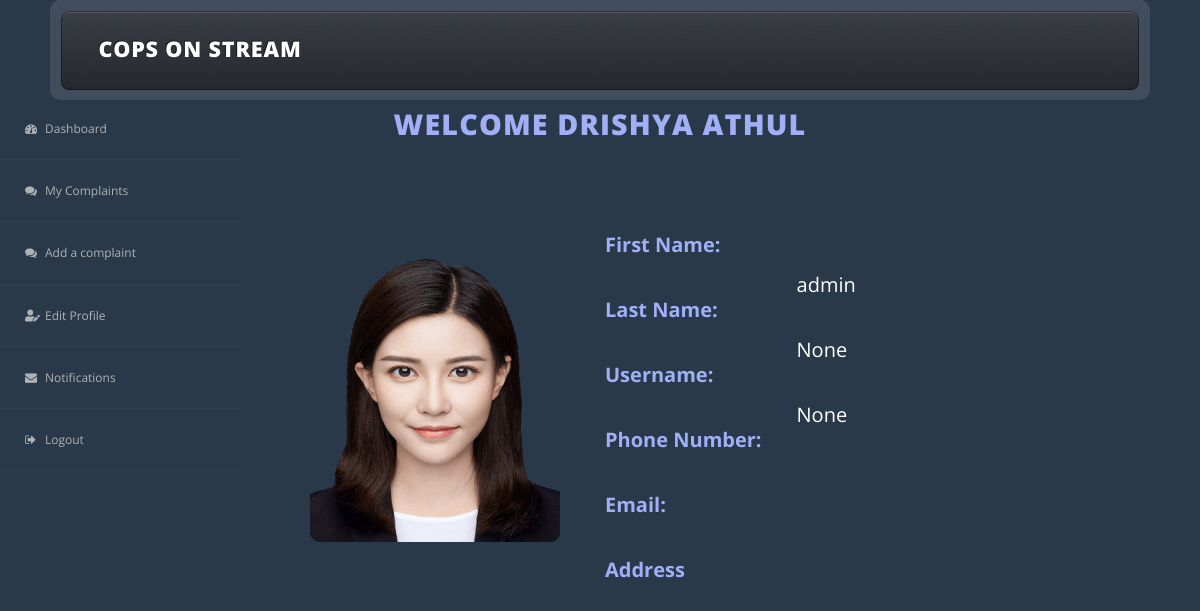
The page /my_profile/1 (signed in) on the database its author committed.
### cops_app/models.py (models this page shows, shortened)
class CustomUser(AbstractUser):
    phone=models.IntegerField(null=True,blank=True)
    address=models.CharField(max_length=50,null=True,blank=True)
    pic=models.FileField()
    rank=models.CharField(max_length=50,blank=True,null=True)
    badge_number=models.IntegerField(blank=True,null=True)
    age=models.IntegerField(blank=True,null=True)
    service_years=models.IntegerField(blank=True,null=True)
    position=models.CharField(max_length=50)
    user_type=models.IntegerField(null=True,blank=True)
    entry_choices=(('approved','approved'),
                   ('pending','pending'),
                   ('rejected','rejected')
    )
    entry=models.CharField(choices=entry_choices,max_length=50,default='pending',null=True,blank=True)

### cops_app/views.py (the view)
# urls.py: path('my_profile/<int:id>',views.my_profile,name='my_profile'),
@login_required(login_url='login')
def my_profile(request,id):
    data=CustomUser.objects.get(id=id)
    return render(request,'my_profile.html',{'data':data})

### templates/my_profile.html (shortened to what this page needs)
<!DOCTYPE HTML>
{% load static %}
<html>
	<head>
		<link rel="stylesheet" href="{% static 'css/main.css' %}" />
	</head>
	<body class="left-sidebar is-preload">
		<div id="page-wrapper">
				<div >
					<div class="container">
							<header id="header">
								<div class="inner">
										<h1><a href="index.html" id="logo">Cops On Stream</a></h1>
								</div>
							</header>
					</div>
				</div>
            <aside class="sidebar">
  <div id="leftside-navigation" class="nano">
    <ul class="nano-content">
      <li>
        <a href=""><i class="fa fa-dashboard"></i><span>Dashboard</span></a>
      </li>
      <li>
        <a href="{% url 'show_complaint' %}"><i class="fa fa-comments"></i><span>My Complaints</span></a>
      </li>
      <li>
        <a href="{% url 'file_complaint' id=user.id %}"><i class="fa fa-comments"></i><span>Add a complaint</span></a>
      </li>
      <li>
        <a href="{% url 'edit_user' id=user.id  %}"><i class="fas fa-user-edit"></i><span>Edit Profile</span></a>
      </li>
      <li>
        <a href="{% url 'notification' %}"><i class="fa fa-envelope"></i><span>Notifications</span></a>
      </li>
      <li>
        <a href="{% url 'log_out' %}"><i class="fa fa-sign-out"></i><span>Logout</span></a>
      </li>
    </ul>
  </div>
</aside>
            <h2 style="color:#a1aff7;text-align:center;margin-top:10px;">Welcome {{user.first_name}}&nbsp;{{user.last_name}}</h2>
                        <div style="padding-left:300px;padding-top:50px;" class="row">
            <div class="col-md-4">
                <img src="{{user.pic.url}}" style="margin:10px; height:300px; width:250px;">
            </div>
            <div class="col-md-8">
                <div class="row">
                <div class="col-md-6">
                    <p style="font-size:20px;"><strong style="color:#a1aff7;">First Name:</strong></p>
                    <p style="font-size:20px;"><strong style="color:#a1aff7;">Last Name:</strong></p>
                    <p style="font-size:20px;"><strong style="color:#a1aff7;">Username:</strong></p>
                    <p style="font-size:20px;"><strong style="color:#a1aff7;">Phone Number:</strong></p>
                    <p style="font-size:20px;"><strong style="color:#a1aff7;">Email:</strong></p>
                    <p style="font-size:20px;"><strong style="color:#a1aff7;">Address</strong></p>
                </div>
                <div class="col-md-6">
                    <p style="font-size:20px;">{{data.username}}</p>
                    <p style="font-size:20px;">{{data.phone}}</p>
                    <p style="font-size:20px;">{{data.address}}</p>
                </div>
                </div>
            </div>
        </div>
	</body>
</html>

### static/css/main.css (style rules this page uses)
html, body, div, span, applet, object, iframe, h1, h2, h3, h4, h5, h6, p, blockquote, pre, a, abbr, acronym, address, big, cite, code, del, dfn, em, img, ins, kbd, q, s, samp, small, strike, strong, sub, sup, tt, var, b, u, i, center, dl, dt, dd, ol, ul, li, fieldset, form, label, legend, table, caption, tbody, tfoot, thead, tr, th, td, article, aside, canvas, details, embed, figure, figcaption, footer, header, hgroup, menu, nav, output, ruby, section, summary, time, mark, audio, video { margin: 0; padding: 0; border: 0; font-size: 100%; font: inherit; vertical-align: baseline; }
article, aside, details, figcaption, figure, footer, header, hgroup, menu, nav, section { display: block; }
body { line-height: 1; }
ol, ul { list-style: none; }
body { -webkit-text-size-adjust: none; }
html { box-sizing: border-box; }
*, *:before, *:after { box-sizing: inherit; }
body { background: #303238 url("images/bg01.png"); }
body, input, select, textarea { font-family: 'Open Sans', sans-serif; color: #7b818c; font-weight: 400; font-size: 11pt; line-height: 1.85em; }
a { color: inherit; text-decoration: underline; }
h1, h2, h3, h4, h5, h6 { text-transform: uppercase; font-weight: 800; letter-spacing: 0.04em; color: #404248; margin: 0 0 1em 0; }
h1 a, h2 a, h3 a, h4 a, h5 a, h6 a { color: inherit; text-decoration: none; outline: 0; }
h2 { font-size: 2em; margin: 0 0 1.5em 0; line-height: 1em; }
b, strong { color: #404248; font-weight: 700; }
i, em { font-style: italic; }
p, ul, ol, dl, table { margin-bottom: 2em; }
.container { margin: 0 auto; max-width: calc(100% - 100px); width: 1200px; }
@media screen and (max-width: 1280px) { .container { width: 100%; } }
.row { display: flex; flex-wrap: wrap; box-sizing: border-box; align-items: stretch; }
.row > * { box-sizing: border-box; }
.row { margin-top: -50px; margin-left: -50px; }
.row > * { padding: 50px 0 0 50px; }
@media screen and (max-width: 1280px) { .row { display: flex; flex-wrap: wrap; box-sizing: border-box; align-items: stretch; } }
@media screen and (max-width: 1280px) { .row > * { box-sizing: border-box; } }
@media screen and (max-width: 1280px) { .row { margin-top: -35px; margin-left: -35px; } }
@media screen and (max-width: 1280px) { .row > * { padding: 35px 0 0 35px; } }
header { margin: 0 0 2em 0; }
#header { position: relative; border-radius: 10px; background: rgba(255, 255, 255, 0.1); padding: 0.75em; margin-bottom: 0; }
#header .inner { background-image: -moz-linear-gradient(top, rgba(0, 0, 0, 0), rgba(0, 0, 0, 0.35)), url("images/bg02.png"); background-image: -webkit-linear-gradient(top, rgba(0, 0, 0, 0), rgba(0, 0, 0, 0.35)), url("images/bg02.png"); background-image: -ms-linear-gradient(top, rgba(0, 0, 0, 0), rgba(0, 0, 0, 0.35)), url("images/bg02.png"); background-image: linear-gradient(top, rgba(0, 0, 0, 0), rgba(0, 0, 0, 0.35)), url("images/bg02.png"); position: relative; height: 5.5em; background-color: #3B3E45; background-color: rgba(59, 62, 69, 0.9); border-radius: 8px; box-shadow: inset 0px 0px 0px 1px rgba(0, 0, 0, 0.45), inset 0px 2px 1px 0px rgba(255, 255, 255, 0.15); text-shadow: -1px -1px 0 rgba(0, 0, 0, 0.5); }
#header h1 { position: absolute; left: 1.75em; top: 50%; margin-top: -0.65em; font-size: 1.5em; color: #fff; }
@media screen and (max-width: 1280px) { body { line-height: 1.75em; font-size: 10.75pt; } }

### templates/my_profile.html (style rules this page uses)
.container { text-align: center; }
body { color: white; background:#293949; font-family: 'Open Sans',sans-serif; padding: 0; margin: 0; text-rendering: optimizeLegibility; -webkit-font-smoothing: antialiased; }

### rows shown on the page
CustomUser: first_name "DRISHYA", last_name "ATHUL", pic (picture)
CustomUser: username "admin", phone "None", address "None"
